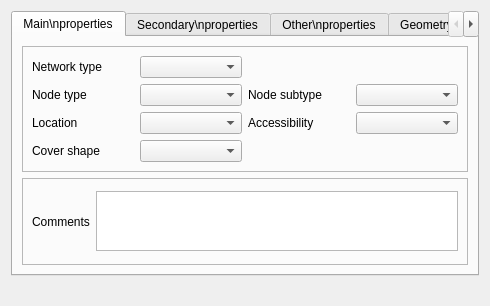
<?xml version="1.0" encoding="UTF-8"?>
<ui version="4.0">
 <class>Form_base3_ud</class>
 <widget class="QWidget" name="Form_base3_ud">
  <property name="geometry">
   <rect>
    <x>0</x>
    <y>0</y>
    <width>490</width>
    <height>306</height>
   </rect>
  </property>
  <property name="windowTitle">
   <string>Form</string>
  </property>
  <layout class="QVBoxLayout" name="verticalLayout">
   <item>
    <widget class="QTabWidget" name="tabWidget_2">
     <property name="currentIndex">
      <number>0</number>
     </property>
     <widget class="QWidget" name="tab_6">
      <attribute name="title">
       <string>Main\nproperties</string>
      </attribute>
      <layout class="QVBoxLayout" name="verticalLayout_3">
       <item>
        <widget class="QFrame" name="frame">
         <property name="frameShape">
          <enum>QFrame::StyledPanel</enum>
         </property>
         <property name="frameShadow">
          <enum>QFrame::Raised</enum>
         </property>
         <layout class="QGridLayout" name="gridLayout">
          <item row="0" column="0">
           <widget class="QLabel" name="label_2">
            <property name="text">
             <string>Network type</string>
            </property>
            <property name="wordWrap">
             <bool>true</bool>
            </property>
           </widget>
          </item>
          <item row="2" column="3">
           <widget class="QLabel" name="label_3">
            <property name="text">
             <string>Accessibility</string>
            </property>
            <property name="wordWrap">
             <bool>true</bool>
            </property>
           </widget>
          </item>
          <item row="2" column="0">
           <widget class="QLabel" name="label_8">
            <property name="text">
             <string>Location</string>
            </property>
            <property name="wordWrap">
             <bool>true</bool>
            </property>
           </widget>
          </item>
          <item row="0" column="1">
           <widget class="QComboBox" name="comboBox_typeReseau"/>
          </item>
          <item row="2" column="1">
           <widget class="QComboBox" name="comboBox_environnement"/>
          </item>
          <item row="6" column="0">
           <widget class="QLabel" name="label_25">
            <property name="text">
             <string>Cover shape</string>
            </property>
            <property name="wordWrap">
             <bool>true</bool>
            </property>
           </widget>
          </item>
          <item row="6" column="1">
           <widget class="QComboBox" name="comboBox_Formetampon"/>
          </item>
          <item row="1" column="0">
           <widget class="QLabel" name="label">
            <property name="text">
             <string>Node type</string>
            </property>
            <property name="wordWrap">
             <bool>true</bool>
            </property>
           </widget>
          </item>
          <item row="1" column="1">
           <widget class="QComboBox" name="comboBox_typeOuvrageAss"/>
          </item>
          <item row="1" column="3">
           <widget class="QLabel" name="label_54">
            <property name="text">
             <string>Node subtype</string>
            </property>
            <property name="wordWrap">
             <bool>true</bool>
            </property>
           </widget>
          </item>
          <item row="1" column="4">
           <widget class="QComboBox" name="comboBox_soustype"/>
          </item>
          <item row="2" column="4">
           <widget class="QComboBox" name="comboBox_accessibilite"/>
          </item>
         </layout>
        </widget>
       </item>
       <item>
        <widget class="QFrame" name="frame_2">
         <property name="frameShape">
          <enum>QFrame::StyledPanel</enum>
         </property>
         <property name="frameShadow">
          <enum>QFrame::Raised</enum>
         </property>
         <layout class="QHBoxLayout" name="horizontalLayout">
          <item>
           <widget class="QLabel" name="label_7">
            <property name="text">
             <string>Comments</string>
            </property>
           </widget>
          </item>
          <item>
           <widget class="QTextBrowser" name="textBrowser_commentaire">
            <property name="maximumSize">
             <size>
              <width>16777215</width>
              <height>60</height>
             </size>
            </property>
            <property name="readOnly">
             <bool>false</bool>
            </property>
           </widget>
          </item>
         </layout>
        </widget>
       </item>
      </layout>
     </widget>
     <widget class="QWidget" name="tab_7">
      <attribute name="title">
       <string>Secondary\nproperties</string>
      </attribute>
      <layout class="QVBoxLayout" name="verticalLayout_4">
       <item>
        <widget class="QStackedWidget" name="stackedWidget">
         <property name="currentIndex">
          <number>3</number>
         </property>
         <widget class="QWidget" name="Regard">
          <layout class="QGridLayout" name="gridLayout_2">
           <item row="3" column="0">
            <widget class="QLabel" name="label_36">
             <property name="text">
              <string>Low flow channel presence</string>
             </property>
            </widget>
           </item>
           <item row="1" column="1">
            <widget class="QComboBox" name="comboBox_crosse"/>
           </item>
           <item row="0" column="0">
            <widget class="QLabel" name="label_26">
             <property name="text">
              <string>Steps presence</string>
             </property>
            </widget>
           </item>
           <item row="3" column="1">
            <widget class="QComboBox" name="comboBox_cunette"/>
           </item>
           <item row="0" column="1">
            <widget class="QComboBox" name="comboBox_echelon"/>
           </item>
           <item row="1" column="0">
            <widget class="QLabel" name="label_27">
             <property name="text">
              <string>Handle presence</string>
             </property>
            </widget>
           </item>
           <item row="2" column="1">
            <widget class="QComboBox" name="comboBox_formeregard"/>
           </item>
           <item row="2" column="0">
            <widget class="QLabel" name="label_30">
             <property name="text">
              <string>Manhole shape</string>
             </property>
            </widget>
           </item>
           <item row="4" column="0">
            <widget class="QLabel" name="label_4">
             <property name="text">
              <string>Material</string>
             </property>
            </widget>
           </item>
           <item row="4" column="1">
            <widget class="QComboBox" name="comboBox_regmat"/>
           </item>
          </layout>
         </widget>
         <widget class="QWidget" name="branchement">
          <layout class="QGridLayout" name="gridLayout_5">
           <item row="0" column="0">
            <widget class="QLabel" name="label_5">
             <property name="text">
              <string>Siphoid partition</string>
             </property>
            </widget>
           </item>
           <item row="2" column="0">
            <widget class="QLabel" name="label_6">
             <property name="text">
              <string>Tip</string>
             </property>
            </widget>
           </item>
           <item row="2" column="1">
            <widget class="QComboBox" name="comboBox_couvercle"/>
           </item>
           <item row="0" column="1">
            <widget class="QComboBox" name="comboBox_cloisonsiphoide"/>
           </item>
           <item row="1" column="0">
            <widget class="QLabel" name="label_11">
             <property name="text">
              <string>Lateral user type</string>
             </property>
            </widget>
           </item>
           <item row="1" column="1">
            <widget class="QComboBox" name="comboBox_typeusager"/>
           </item>
          </layout>
         </widget>
         <widget class="QWidget" name="refoulement">
          <layout class="QVBoxLayout" name="verticalLayout_2">
           <property name="spacing">
            <number>3</number>
           </property>
           <property name="leftMargin">
            <number>3</number>
           </property>
           <property name="topMargin">
            <number>3</number>
           </property>
           <property name="rightMargin">
            <number>3</number>
           </property>
           <property name="bottomMargin">
            <number>3</number>
           </property>
           <item>
            <widget class="QTabWidget" name="tabWidget">
             <property name="currentIndex">
              <number>0</number>
             </property>
             <widget class="QWidget" name="tab_5">
              <attribute name="title">
               <string>Exterior</string>
              </attribute>
              <layout class="QGridLayout" name="gridLayout_11">
               <item row="1" column="0">
                <widget class="QLabel" name="label_43">
                 <property name="text">
                  <string>Locked site</string>
                 </property>
                 <property name="wordWrap">
                  <bool>true</bool>
                 </property>
                </widget>
               </item>
               <item row="0" column="0">
                <widget class="QLabel" name="label_42">
                 <property name="text">
                  <string>Fence presence</string>
                 </property>
                 <property name="wordWrap">
                  <bool>true</bool>
                 </property>
                </widget>
               </item>
               <item row="1" column="1">
                <widget class="QComboBox" name="comboBox_verouille"/>
               </item>
               <item row="0" column="1">
                <widget class="QComboBox" name="comboBox_cloture"/>
               </item>
               <item row="2" column="0">
                <widget class="QLabel" name="label_9">
                 <property name="text">
                  <string>H2S treatment</string>
                 </property>
                </widget>
               </item>
               <item row="2" column="1">
                <widget class="QComboBox" name="comboBox_h2s"/>
               </item>
              </layout>
             </widget>
             <widget class="QWidget" name="tab">
              <attribute name="title">
               <string>Electrical cabinet</string>
              </attribute>
              <layout class="QGridLayout" name="gridLayout_8">
               <item row="3" column="0">
                <widget class="QLabel" name="label_40">
                 <property name="text">
                  <string>Remote monitoring comments</string>
                 </property>
                 <property name="wordWrap">
                  <bool>true</bool>
                 </property>
                </widget>
               </item>
               <item row="0" column="1">
                <widget class="QComboBox" name="comboBox_posteelec"/>
               </item>
               <item row="0" column="0">
                <widget class="QLabel" name="label_32">
                 <property name="text">
                  <string>Elec. cab presence</string>
                 </property>
                 <property name="wordWrap">
                  <bool>true</bool>
                 </property>
                </widget>
               </item>
               <item row="2" column="0">
                <widget class="QLabel" name="label_34">
                 <property name="text">
                  <string>Remote monitoring</string>
                 </property>
                 <property name="wordWrap">
                  <bool>true</bool>
                 </property>
                </widget>
               </item>
               <item row="2" column="1">
                <widget class="QComboBox" name="comboBox_telegestion"/>
               </item>
               <item row="3" column="1">
                <widget class="QTextBrowser" name="textBrowser_telegestioncom">
                 <property name="maximumSize">
                  <size>
                   <width>16777215</width>
                   <height>50</height>
                  </size>
                 </property>
                 <property name="readOnly">
                  <bool>false</bool>
                 </property>
                </widget>
               </item>
               <item row="1" column="1">
                <widget class="QComboBox" name="comboBox_armoire_verouille"/>
               </item>
               <item row="1" column="0">
                <widget class="QLabel" name="label_44">
                 <property name="text">
                  <string>Elec. cab locked</string>
                 </property>
                 <property name="wordWrap">
                  <bool>true</bool>
                 </property>
                </widget>
               </item>
               <item row="4" column="0">
                <widget class="QLabel" name="label_45">
                 <property name="text">
                  <string>Pump switching controller</string>
                 </property>
                 <property name="wordWrap">
                  <bool>true</bool>
                 </property>
                </widget>
               </item>
               <item row="4" column="1">
                <widget class="QComboBox" name="comboBox_permut_pompes"/>
               </item>
              </layout>
             </widget>
             <widget class="QWidget" name="tab_2">
              <attribute name="title">
               <string>Interior</string>
              </attribute>
              <layout class="QGridLayout" name="gridLayout_9">
               <item row="5" column="0">
                <widget class="QLabel" name="label_39">
                 <property name="text">
                  <string>Overflow</string>
                 </property>
                 <property name="wordWrap">
                  <bool>true</bool>
                 </property>
                </widget>
               </item>
               <item row="3" column="1" colspan="2">
                <widget class="QComboBox" name="comboBox_typeasservissement"/>
               </item>
               <item row="4" column="0">
                <widget class="QLabel" name="label_33">
                 <property name="text">
                  <string>Float</string>
                 </property>
                 <property name="wordWrap">
                  <bool>true</bool>
                 </property>
                </widget>
               </item>
               <item row="5" column="1" colspan="2">
                <widget class="QComboBox" name="comboBox_surverse"/>
               </item>
               <item row="3" column="0">
                <widget class="QLabel" name="label_41">
                 <property name="text">
                  <string>Pump switching controller type</string>
                 </property>
                 <property name="wordWrap">
                  <bool>true</bool>
                 </property>
                </widget>
               </item>
               <item row="4" column="1">
                <widget class="QSpinBox" name="spinBox_poires">
                 <property name="minimum">
                  <number>-1</number>
                 </property>
                </widget>
               </item>
               <item row="0" column="1" colspan="2">
                <widget class="QComboBox" name="comboBox_PRmateriau"/>
               </item>
               <item row="4" column="2">
                <widget class="QToolButton" name="toolButton_poires">
                 <property name="text">
                  <string>...</string>
                 </property>
                </widget>
               </item>
               <item row="0" column="0">
                <widget class="QLabel" name="label_31">
                 <property name="text">
                  <string>Material</string>
                 </property>
                 <property name="wordWrap">
                  <bool>true</bool>
                 </property>
                </widget>
               </item>
               <item row="1" column="0">
                <widget class="QLabel" name="label_46">
                 <property name="text">
                  <string>Fall protection gratings presence</string>
                 </property>
                 <property name="wordWrap">
                  <bool>true</bool>
                 </property>
                </widget>
               </item>
               <item row="1" column="1" colspan="2">
                <widget class="QComboBox" name="comboBox_antichute"/>
               </item>
               <item row="2" column="0">
                <widget class="QLabel" name="label_47">
                 <property name="text">
                  <string>Inlet screen presence</string>
                 </property>
                 <property name="wordWrap">
                  <bool>true</bool>
                 </property>
                </widget>
               </item>
               <item row="2" column="1" colspan="2">
                <widget class="QComboBox" name="comboBox_panierdegrileur"/>
               </item>
              </layout>
             </widget>
             <widget class="QWidget" name="tab_4">
              <attribute name="title">
               <string>Pumps</string>
              </attribute>
              <layout class="QGridLayout" name="gridLayout_10">
               <item row="2" column="1">
                <widget class="QSpinBox" name="spinBox_pompes">
                 <property name="minimum">
                  <number>-1</number>
                 </property>
                </widget>
               </item>
               <item row="2" column="0">
                <widget class="QLabel" name="label_35">
                 <property name="text">
                  <string>Pumps number</string>
                 </property>
                 <property name="wordWrap">
                  <bool>true</bool>
                 </property>
                </widget>
               </item>
               <item row="2" column="2">
                <widget class="QToolButton" name="toolButton_pompes">
                 <property name="text">
                  <string>...</string>
                 </property>
                </widget>
               </item>
               <item row="0" column="1" colspan="2">
                <widget class="QComboBox" name="comboBox_barrresguidage"/>
               </item>
               <item row="0" column="0">
                <widget class="QLabel" name="label_48">
                 <property name="text">
                  <string>Guide rail presence</string>
                 </property>
                 <property name="wordWrap">
                  <bool>true</bool>
                 </property>
                </widget>
               </item>
               <item row="1" column="0">
                <widget class="QLabel" name="label_50">
                 <property name="text">
                  <string>Pump lifting chain presence</string>
                 </property>
                 <property name="wordWrap">
                  <bool>true</bool>
                 </property>
                </widget>
               </item>
               <item row="1" column="1" colspan="2">
                <widget class="QComboBox" name="comboBox_pompe_relevage"/>
               </item>
              </layout>
             </widget>
             <widget class="QWidget" name="tab_3">
              <attribute name="title">
               <string>Valve chamber</string>
              </attribute>
              <layout class="QGridLayout" name="gridLayout_12">
               <item row="1" column="1">
                <widget class="QComboBox" name="comboBox_vanne_vanne"/>
               </item>
               <item row="1" column="0">
                <widget class="QLabel" name="label_51">
                 <property name="text">
                  <string>Check valve presence</string>
                 </property>
                 <property name="wordWrap">
                  <bool>true</bool>
                 </property>
                </widget>
               </item>
               <item row="0" column="0">
                <widget class="QLabel" name="label_49">
                 <property name="text">
                  <string>Gate valve presence </string>
                 </property>
                 <property name="wordWrap">
                  <bool>true</bool>
                 </property>
                </widget>
               </item>
               <item row="0" column="1">
                <widget class="QComboBox" name="comboBox_vanne_clapet"/>
               </item>
               <item row="2" column="0">
                <widget class="QLabel" name="label_52">
                 <property name="text">
                  <string>Pressure port presence</string>
                 </property>
                 <property name="wordWrap">
                  <bool>true</bool>
                 </property>
                </widget>
               </item>
               <item row="2" column="1">
                <widget class="QComboBox" name="comboBox_vanne_prisepression"/>
               </item>
              </layout>
             </widget>
            </widget>
           </item>
          </layout>
         </widget>
         <widget class="QWidget" name="deshuileur">
          <layout class="QGridLayout" name="gridLayout_7">
           <item row="2" column="1">
            <widget class="QComboBox" name="comboBox_automate"/>
           </item>
           <item row="1" column="1">
            <widget class="QComboBox" name="comboBox_DSHalarme"/>
           </item>
           <item row="1" column="0">
            <widget class="QLabel" name="label_37">
             <property name="text">
              <string>Alarm presence</string>
             </property>
            </widget>
           </item>
           <item row="2" column="0">
            <widget class="QLabel" name="label_38">
             <property name="text">
              <string>Controller presence</string>
             </property>
            </widget>
           </item>
           <item row="0" column="0">
            <widget class="QLabel" name="label_53">
             <property name="text">
              <string>Material</string>
             </property>
            </widget>
           </item>
           <item row="0" column="1">
            <widget class="QComboBox" name="comboBox_DSH_materiau"/>
           </item>
          </layout>
         </widget>
         <widget class="QWidget" name="avaloir">
          <layout class="QGridLayout" name="gridLayout_4">
           <item row="0" column="0">
            <widget class="QLabel" name="label_10">
             <property name="text">
              <string>Sediment trap</string>
             </property>
            </widget>
           </item>
           <item row="0" column="1">
            <widget class="QComboBox" name="comboBox_decant"/>
           </item>
          </layout>
         </widget>
         <widget class="QWidget" name="autre"/>
        </widget>
       </item>
      </layout>
     </widget>
     <widget class="QWidget" name="tab_10">
      <attribute name="title">
       <string>Other\nproperties</string>
      </attribute>
      <layout class="QVBoxLayout" name="verticalLayout_6">
       <item>
        <widget class="QGroupBox" name="groupBox">
         <property name="title">
          <string>Flow condition</string>
         </property>
         <layout class="QGridLayout" name="gridLayout_13">
          <item row="0" column="2">
           <widget class="QLabel" name="label_13">
            <property name="text">
             <string>Outlet flow condition</string>
            </property>
           </widget>
          </item>
          <item row="0" column="0">
           <widget class="QLabel" name="label_12">
            <property name="text">
             <string>Inlet flow condition</string>
            </property>
           </widget>
          </item>
          <item row="0" column="3">
           <widget class="QComboBox" name="comboBox_outletflowcondition"/>
          </item>
          <item row="0" column="1">
           <widget class="QComboBox" name="comboBox_inletflowcondition"/>
          </item>
          <item row="1" column="0">
           <widget class="QLabel" name="label_14">
            <property name="text">
             <string>Node function</string>
            </property>
           </widget>
          </item>
          <item row="1" column="1">
           <widget class="QComboBox" name="comboBox_systemfunction"/>
          </item>
         </layout>
        </widget>
       </item>
       <item>
        <spacer name="verticalSpacer_3">
         <property name="orientation">
          <enum>Qt::Vertical</enum>
         </property>
         <property name="sizeHint" stdset="0">
          <size>
           <width>20</width>
           <height>40</height>
          </size>
         </property>
        </spacer>
       </item>
      </layout>
     </widget>
     <widget class="QWidget" name="tab_8">
      <attribute name="title">
       <string>Geometry</string>
      </attribute>
      <layout class="QVBoxLayout" name="verticalLayout_5">
       <item>
        <widget class="QFrame" name="frame_5">
         <property name="frameShape">
          <enum>QFrame::StyledPanel</enum>
         </property>
         <property name="frameShadow">
          <enum>QFrame::Raised</enum>
         </property>
         <layout class="QGridLayout" name="gridLayout_6">
          <item row="3" column="1">
           <widget class="QDoubleSpinBox" name="doubleSpinBox_longueur">
            <property name="minimum">
             <double>-1.000000000000000</double>
            </property>
            <property name="maximum">
             <double>999.000000000000000</double>
            </property>
           </widget>
          </item>
          <item row="3" column="5">
           <widget class="QToolButton" name="toolButton_largeur">
            <property name="text">
             <string>...</string>
            </property>
           </widget>
          </item>
          <item row="3" column="3">
           <widget class="QLabel" name="label_29">
            <property name="text">
             <string>Width</string>
            </property>
           </widget>
          </item>
          <item row="3" column="2">
           <widget class="QToolButton" name="toolButton_longueur">
            <property name="text">
             <string>...</string>
            </property>
           </widget>
          </item>
          <item row="3" column="0">
           <widget class="QLabel" name="label_28">
            <property name="text">
             <string>Lenght</string>
            </property>
           </widget>
          </item>
          <item row="3" column="4">
           <widget class="QDoubleSpinBox" name="doubleSpinBox_largeur">
            <property name="minimum">
             <double>-1.000000000000000</double>
            </property>
            <property name="maximum">
             <double>999.000000000000000</double>
            </property>
           </widget>
          </item>
          <item row="0" column="0">
           <widget class="QLabel" name="label_24">
            <property name="text">
             <string>Depth </string>
            </property>
            <property name="wordWrap">
             <bool>true</bool>
            </property>
           </widget>
          </item>
          <item row="0" column="1">
           <widget class="QDoubleSpinBox" name="doubleSpinBox_profradierouvrage">
            <property name="minimum">
             <double>-1.000000000000000</double>
            </property>
            <property name="maximum">
             <double>999.000000000000000</double>
            </property>
           </widget>
          </item>
          <item row="0" column="2">
           <widget class="QToolButton" name="toolButton_calc">
            <property name="text">
             <string>...</string>
            </property>
           </widget>
          </item>
         </layout>
        </widget>
       </item>
       <item>
        <widget class="QFrame" name="frame_3">
         <property name="frameShape">
          <enum>QFrame::StyledPanel</enum>
         </property>
         <property name="frameShadow">
          <enum>QFrame::Raised</enum>
         </property>
         <layout class="QGridLayout" name="gridLayout_3">
          <property name="leftMargin">
           <number>3</number>
          </property>
          <property name="topMargin">
           <number>3</number>
          </property>
          <property name="rightMargin">
           <number>3</number>
          </property>
          <property name="bottomMargin">
           <number>3</number>
          </property>
          <property name="spacing">
           <number>3</number>
          </property>
          <item row="1" column="2">
           <widget class="QLabel" name="label_21">
            <property name="text">
             <string>dY</string>
            </property>
           </widget>
          </item>
          <item row="0" column="3">
           <widget class="QDoubleSpinBox" name="doubleSpinBox_Y">
            <property name="minimum">
             <double>-99.000000000000000</double>
            </property>
            <property name="maximum">
             <double>99999999.000000000000000</double>
            </property>
           </widget>
          </item>
          <item row="0" column="4">
           <widget class="QLabel" name="label_22">
            <property name="text">
             <string>Z cover</string>
            </property>
           </widget>
          </item>
          <item row="1" column="3">
           <widget class="QDoubleSpinBox" name="doubleSpinBox_dY">
            <property name="minimum">
             <double>-1.000000000000000</double>
            </property>
            <property name="maximum">
             <double>999.000000000000000</double>
            </property>
           </widget>
          </item>
          <item row="0" column="2">
           <widget class="QLabel" name="label_18">
            <property name="text">
             <string>Y</string>
            </property>
           </widget>
          </item>
          <item row="0" column="0">
           <widget class="QLabel" name="label_15">
            <property name="text">
             <string>X</string>
            </property>
           </widget>
          </item>
          <item row="0" column="1">
           <widget class="QDoubleSpinBox" name="doubleSpinBox_X">
            <property name="minimum">
             <double>-99.000000000000000</double>
            </property>
            <property name="maximum">
             <double>99999999.000000000000000</double>
            </property>
           </widget>
          </item>
          <item row="1" column="0">
           <widget class="QLabel" name="label_16">
            <property name="text">
             <string>dX</string>
            </property>
           </widget>
          </item>
          <item row="1" column="1">
           <widget class="QDoubleSpinBox" name="doubleSpinBox_dX">
            <property name="minimum">
             <double>-1.000000000000000</double>
            </property>
            <property name="maximum">
             <double>999.000000000000000</double>
            </property>
           </widget>
          </item>
          <item row="0" column="5">
           <widget class="QDoubleSpinBox" name="doubleSpinBox_Z">
            <property name="minimum">
             <double>-99.000000000000000</double>
            </property>
            <property name="maximum">
             <double>99999999.000000000000000</double>
            </property>
           </widget>
          </item>
          <item row="1" column="4">
           <widget class="QLabel" name="label_23">
            <property name="text">
             <string>dZ</string>
            </property>
           </widget>
          </item>
          <item row="1" column="5">
           <widget class="QDoubleSpinBox" name="doubleSpinBox_dZ">
            <property name="minimum">
             <double>-1.000000000000000</double>
            </property>
            <property name="maximum">
             <double>999.000000000000000</double>
            </property>
           </widget>
          </item>
          <item row="4" column="0" colspan="6">
           <widget class="QPushButton" name="pushButton_getGPS">
            <property name="text">
             <string>GPS</string>
            </property>
           </widget>
          </item>
         </layout>
        </widget>
       </item>
       <item>
        <widget class="QFrame" name="frame_gps">
         <property name="frameShape">
          <enum>QFrame::StyledPanel</enum>
         </property>
         <property name="frameShadow">
          <enum>QFrame::Raised</enum>
         </property>
        </widget>
       </item>
       <item>
        <spacer name="verticalSpacer_2">
         <property name="orientation">
          <enum>Qt::Vertical</enum>
         </property>
         <property name="sizeHint" stdset="0">
          <size>
           <width>20</width>
           <height>40</height>
          </size>
         </property>
        </spacer>
       </item>
      </layout>
     </widget>
     <widget class="QWidget" name="tab_9">
      <attribute name="title">
       <string>Management</string>
      </attribute>
      <layout class="QGridLayout" name="gridLayout_24">
       <item row="0" column="0">
        <widget class="QLabel" name="label_94">
         <property name="text">
          <string>Owner</string>
         </property>
        </widget>
       </item>
       <item row="0" column="1">
        <widget class="QFrame" name="frame_owner">
         <property name="frameShape">
          <enum>QFrame::StyledPanel</enum>
         </property>
         <property name="frameShadow">
          <enum>QFrame::Raised</enum>
         </property>
         <layout class="QVBoxLayout" name="verticalLayout_14"/>
        </widget>
       </item>
       <item row="1" column="0">
        <widget class="QLabel" name="label_93">
         <property name="text">
          <string>Operator</string>
         </property>
        </widget>
       </item>
       <item row="1" column="1">
        <widget class="QFrame" name="frame_operator">
         <property name="frameShape">
          <enum>QFrame::StyledPanel</enum>
         </property>
         <property name="frameShadow">
          <enum>QFrame::Raised</enum>
         </property>
         <layout class="QVBoxLayout" name="verticalLayout_15"/>
        </widget>
       </item>
       <item row="2" column="0">
        <spacer name="verticalSpacer_7">
         <property name="orientation">
          <enum>Qt::Vertical</enum>
         </property>
         <property name="sizeHint" stdset="0">
          <size>
           <width>265</width>
           <height>161</height>
          </size>
         </property>
        </spacer>
       </item>
      </layout>
     </widget>
    </widget>
   </item>
   <item>
    <spacer name="verticalSpacer">
     <property name="orientation">
      <enum>Qt::Vertical</enum>
     </property>
     <property name="sizeHint" stdset="0">
      <size>
       <width>20</width>
       <height>40</height>
      </size>
     </property>
    </spacer>
   </item>
  </layout>
 </widget>
 <resources/>
 <connections/>
</ui>
